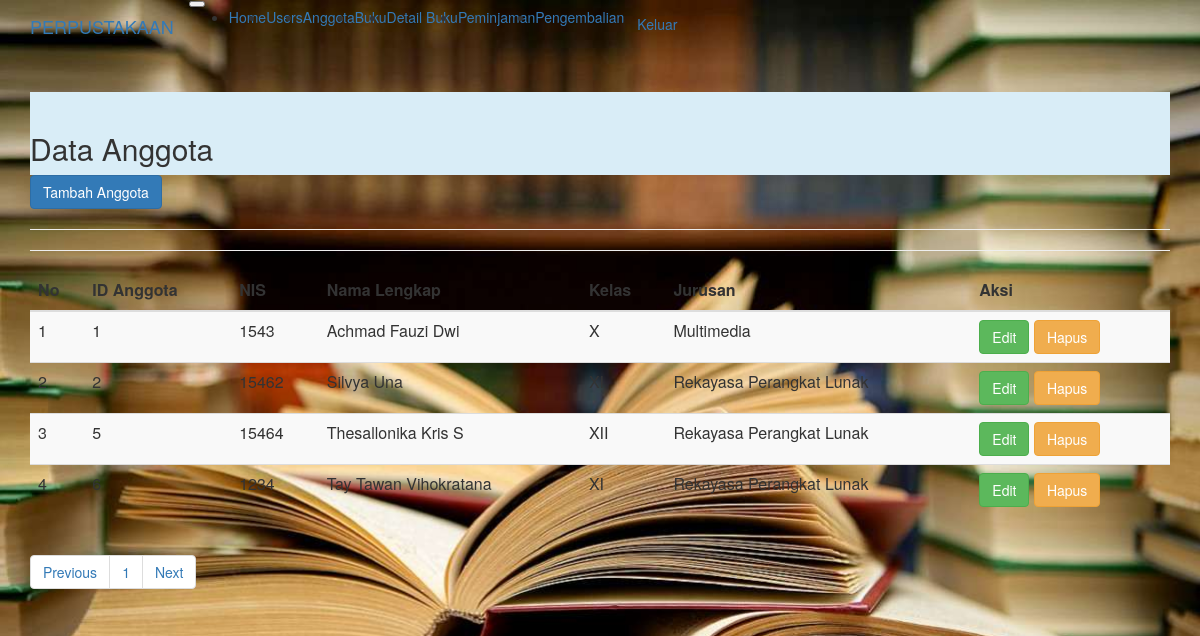
/anggota.php (signed in), run on the app's committed database.
### tables this page shows
CREATE TABLE `anggota` (
  `idanggota` int(5) NOT NULL,
  `nis` int(10) NOT NULL,
  `nama` varchar(50) NOT NULL,
  `kelas` varchar(15) NOT NULL,
  `jurusan` varchar(50) NOT NULL
);

### koneksi.php (called while the page is built, shortened)
<?php
	class database{
		var $host 	= "localhost";
		var $uname	= "root";
		var $passw	= "";
		var $db 	= "perpustakaan";
		function __construct(){
			$this->koneksi = mysqli_connect(
				$this->host,
				$this->uname,
				$this->passw,
				$this->db);
		}
		function tampil_anggota(){
			$query = mysqli_query($this->koneksi,"select * from anggota");
			$data = $query->num_rows;
			return $data;
		}
		function tampil_anggota_paging($awal,$batas){
			$data = mysqli_query($this->koneksi,"select * from anggota order by idanggota asc limit $awal,$batas");
			while($row = mysqli_fetch_array($data)){
				$hasil[] = $row;
			}
			$jml = $data->num_rows;
			if ($jml != 0){
				return $hasil;
			}
		}
	}
?>

### view_anggota.php (the view)
<div class="table-responsive">
<table class="table table-striped">
<a href="tambah_anggota.php" class="btn btn-primary">Tambah Anggota</a>
<hr><hr>
	<thead class="thead-dark">
	<tr>
		<th>No</th>
		<th>ID Anggota</th>
		<th>NIS</th>
		<th>Nama Lengkap</th>
		<th>Kelas</th>
		<th>Jurusan</th>
		<th>Aksi</th>
	</tr>
	</thead>
	<tbody>
	<?php
		foreach($data_anggota as $row){
	?>
	<tr>
		<td><?php echo $nomor++; ?></td>
		<td><?php echo $row['idanggota']; ?></td>
		<td><?php echo $row['nis']; ?></td>
		<td><?php echo $row['nama']; ?></td>
		<?php
			$cekkelas = $row['kelas'];
			if($cekkelas=='1'){
				$kelas="X";
				echo "<td class='table-danger'>$kelas</td>";
			}else if($cekkelas=='2'){
				$kelas="XI";
				echo "<td class='table-warning'>$kelas</td>";
			}else{
				$kelas="XII";
				echo "<td class='table-primary'>$kelas</td>";
			}
		?>
		<?php
			$cekjurusan = $row['jurusan'];
			if($cekjurusan=='AK'){
				$jurusan="Akuntansi";
			}else if($cekjurusan=='AP'){
				$jurusan="Administrasi Perkantoran";
			}else if($cekjurusan=='PM'){
				$jurusan="Pemasaran";
			}else if($cekjurusan=='UPW'){
				$jurusan="Usaha Perjalanan Wisata";
			}else if($cekjurusan=='MM'){
				$jurusan="Multimedia";
			}else if($cekjurusan=='RPL'){
				$jurusan="Rekayasa Perangkat Lunak";
			}else{
				$jurusan="Broadcasting";
			}
		?>
		<td><?php echo $jurusan; ?></td>
		<td>
			<a class="btn btn-success" a href="edit_anggota.php?idanggota=<?php echo $row['idanggota']; ?>">Edit</a>
			<a class="btn btn-warning" a href="proses_anggota.php?aksi=hapus_anggota&idanggota=
			<?php echo $row['idanggota']; ?>
			"onclick='return confirm("Apakah Yakin Ingin Menghapus?")'>Hapus</a>
		</td>
		<?php
			}
		?>
		</tr>
		</tbody>
	</table>
	<nav>
		<ul class="pagination justify-content-center">
			<li class="page-item">
				<a class="page-link" <?php if($halaman > 1) {echo "href='?halaman=$previous'";} ?>>Previous</a>
			</li>
			<?php
			for($x=1;$x<=$total_halaman;$x++){
				?>
				<li class="page-item"><a class="page-link" href="?halaman=<?php echo $x ?>"><?php echo $x; ?></a></li>
				<?php
			}
			?>
			<li class="page-item">
				<a class="page-link" <?php if($halaman < $total_halaman) {echo "href='?halaman=$next'";} ?>>Next</a>
			</li>
		</ul>
	</nav>
</div>

### anggota.php (style rules this page uses)
body { background-image: url('buku5.jpg'); background-repeat: no-repeat; background-size: cover; }

### data on the page
anggota: idanggota "1", nis "1543", nama "Achmad Fauzi Dwi", kelas "X", jurusan "Multimedia"
anggota: idanggota "2", nis "15462", nama "Silvya Una", kelas "XI", jurusan "Rekayasa Perangkat Lunak"
anggota: idanggota "5", nis "15464", nama "Thesallonika Kris S", kelas "XII", jurusan "Rekayasa Perangkat Lunak"
anggota: idanggota "6", nis "1234", nama "Tay Tawan Vihokratana", kelas "XI", jurusan "Rekayasa Perangkat Lunak"
